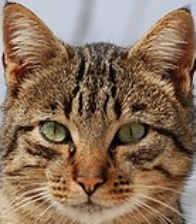
#> input picture cf_0_0.jpg, 196 x 224 px, found by its file name
$ python image_metric.py
#> lines starting #> are read from the running program, lines starting #| are printed output that depends on the picture; pictures that were not available may be replaced by others from this repository, and a replacement may not be noted
import cv2
from sewar.full_ref import mse, rmse, psnr, uqi, ssim, ergas, scc, rase, sam, msssim, vifp
# import numpy as np
# from PIL import Image
# import matplotlib.pyplot as plt


shape = (224,224)

cat_1 = cv2.imread('/home/holmes/code/cat_face_detection/cf_0_0.jpg')#you can pass multiple arguments in single line
#> cat_1 is the input picture: shape (224, 196, 3); mean B, G, R 91.2, 112.5, 137.7
cat_2 = cv2.imread('/home/holmes/code/cat_face_detection/data/cat_face/cf_0_0.jpg')#you can pass multiple arguments in single line
cat_3 = cv2.imread('/home/holmes/code/cat_face_detection/data/cat_face/cf_120_0.jpg')#you can pass multiple arguments in single line
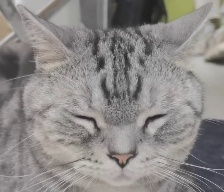
#> input picture cf_std.jpg, 224 x 192 px, given in place of cf_120_0.jpg, which was not available
#> cat_3 is the input picture: shape (192, 224, 3); mean B, G, R 134.4, 136.3, 139.5
cat_1 = cv2.resize(cat_1,shape)
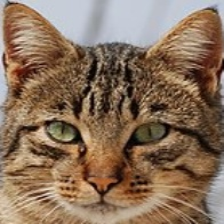
#> cat_1: shape (224, 224, 3); mean B, G, R 91.3, 112.6, 137.7
cat_2 = cv2.resize(cat_2,shape)
cat_3 = cv2.resize(cat_3,shape)
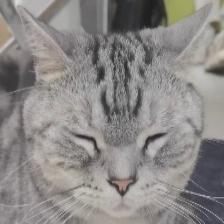
#> cat_3: shape (224, 224, 3); mean B, G, R 134.3, 136.3, 139.5

# cat_1 = np.array(cat_1)
# cat_2 = np.array(cat_2)
# cat_3 = np.array(cat_3)

print("MSE: ", mse(cat_1,cat_2))
#> (this line was passed over: sewar is not available in this run)
print("RMSE: ", rmse(cat_1, cat_2))
#> (this line was passed over: sewar is not available in this run)
print("PSNR: ", psnr(cat_1, cat_2))
#> (this line was passed over: sewar is not available in this run)
print("SSIM: ", ssim(cat_1, cat_2))
#> (this line was passed over: sewar is not available in this run)
print("UQI: ", uqi(cat_1, cat_2))
#> (this line was passed over: sewar is not available in this run)
print("MSSSIM: ", msssim(cat_1, cat_2))
#> (this line was passed over: sewar is not available in this run)
print("ERGAS: ", ergas(cat_1, cat_2))
#> (this line was passed over: sewar is not available in this run)
#> (the run stopped early here; a loop or call above may not have finished)
